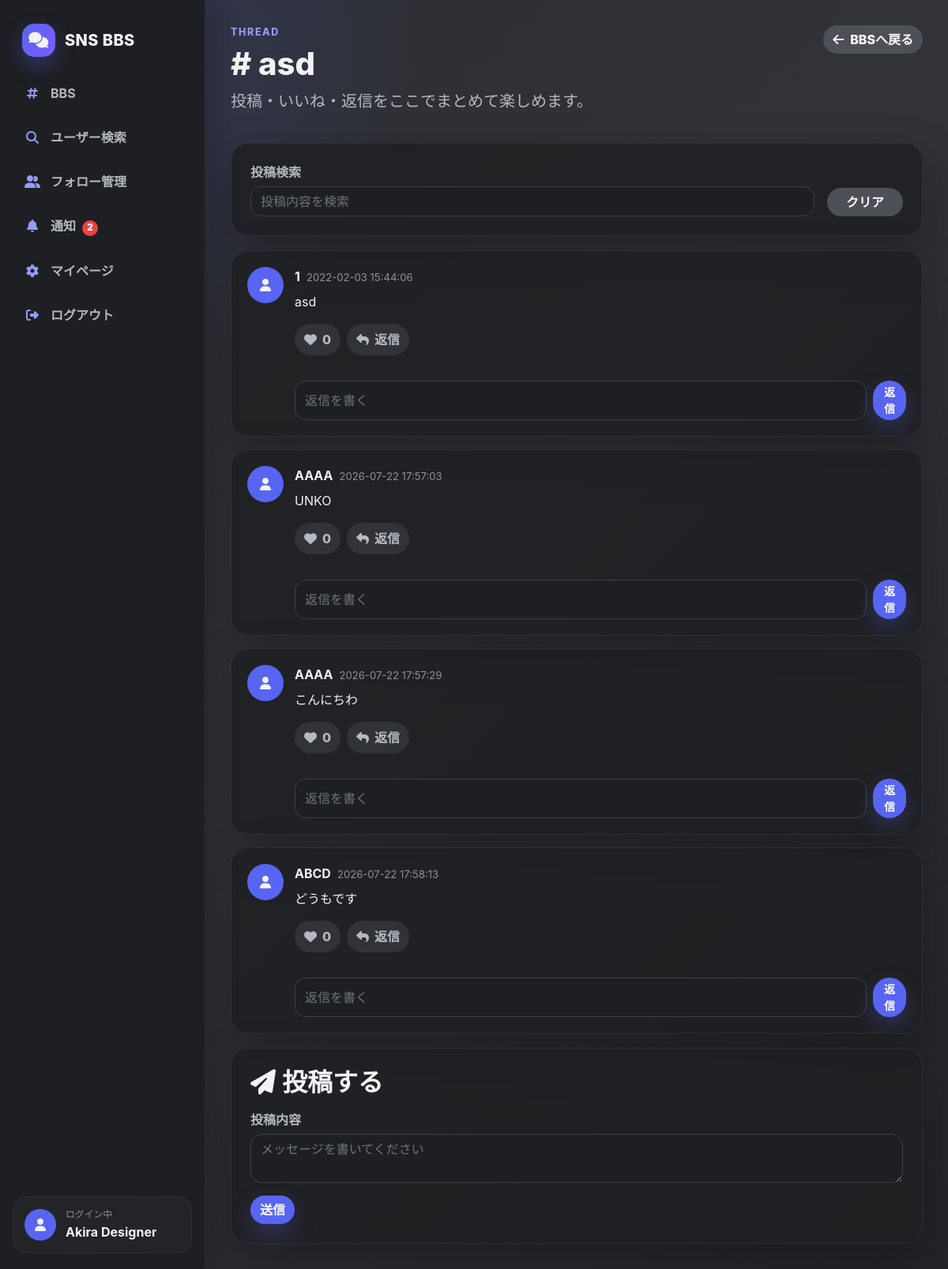
Page /thread?thread=asd (signed in) on the committed database.
### main/models.py (models this page shows, shortened)
class User(UserMixin, db.Model):
    id = db.Column(db.Integer, primary_key=True)
    username = db.Column(db.Text)
    login_user_id = db.Column(db.String(50), unique=True)
    password = db.Column(db.String(255))
    picture_path = db.Column(db.Text, nullable=True)
    bio = db.Column(db.Text, nullable=True)
    portfolio_url = db.Column(db.Text, nullable=True)
    skills = db.Column(db.Text, nullable=True)

class Entry(db.Model):
    id = db.Column(db.Integer, primary_key=True)
    date = db.Column(db.DateTime, default=datetime.now)
    name = db.Column(db.Text)
    article = db.Column(db.Text)
    thread_id = db.Column(db.Integer, db.ForeignKey('thread.id'), nullable=False)
    send_user_id = db.Column(db.Integer, db.ForeignKey('user.id'))
    likes = db.relationship('EntryLike', backref='entry', lazy=True, cascade='all, delete-orphan')
    replies = db.relationship('EntryReply', backref='entry', lazy=True, cascade='all, delete-orphan')

### main/views.py (the view)
@app.route('/thread', methods=['POST', 'GET'])
@login_required
def thread():
    thread_get = request.form.get('thread') or request.args.get('thread')
    if not thread_get:
        return redirect(url_for('bbs'))
    thread_record = Thread.query.filter_by(threadname=thread_get).first()
    if thread_record is None:
        thread_record = Thread(thread_get)
        db.session.add(thread_record)
        db.session.commit()
    articles = Entry.query.filter_by(thread_id=thread_record.id).order_by(Entry.date.asc()).all()
    return render_template(
        'thread.html',
        articles=articles,
        thread=thread_get,
        page_title='スレッド',
        entry_payload=[entry_to_dict(entry) for entry in articles],
    )

### main/views.py (called while the page is built)
@login_manager.user_loader
def load_user(user_id):
    return User.query.get(int(user_id))

def unread_notification_count():
    if not current_user.is_authenticated:
        return 0
    return Notification.query.filter_by(user_id=current_user.id, is_read=False).count()

@app.context_processor
def inject_notification_count():
    return {'unread_notification_count': unread_notification_count()}

def entry_to_dict(entry):
    likes_count = EntryLike.query.filter_by(entry_id=entry.id).count()
    liked = EntryLike.query.filter_by(entry_id=entry.id, user_id=current_user.id).first() is not None
    replies = EntryReply.query.filter_by(entry_id=entry.id).order_by(EntryReply.created_at.asc()).all()
    return {
        'id': entry.id,
        'name': entry.name,
        'article': entry.article,
        'date': entry.date.replace(microsecond=0).strftime('%Y-%m-%d %H:%M:%S'),
        'send_user_id': entry.send_user_id,
        'can_delete': entry.send_user_id == current_user.id,
        'likes_count': likes_count,
        'liked_by_current_user': liked,
        'replies': [reply_to_dict(reply) for reply in replies],
    }

### main/templates/thread.html (shortened to what this page needs)
{% extends "layout.html" %}
{% block content %}
<section class="page-hero">
    <div>
        <p class="eyebrow">Thread</p>
        <h1># {{ thread }}</h1>
        <p class="lead mt-2">投稿・いいね・返信をここでまとめて楽しめます。</p>
    </div>
    <a class="btn btn-secondary" href="{{ url_for('bbs') }}"><i class="fa-solid fa-arrow-left me-2"></i>BBSへ戻る</a>
</section>
<div class="stack" data-thread-page data-thread-name="{{ thread }}" data-current-user-id="{{ current_user.id }}">
    <section class="discord-card">
        <div class="row g-3 align-items-end">
            <div class="col-md">
                <label for="entry-search">投稿検索</label>
                <input id="entry-search" class="form-control" type="search" placeholder="投稿内容を検索">
            </div>
            <div class="col-md-auto">
                <button class="btn btn-secondary px-4" type="button" id="entry-search-clear">クリア</button>
            </div>
        </div>
    </section>
    <section class="post-list" id="entry-list">
        {% for entry in entry_payload %}
        <article class="post-card" data-entry-id="{{ entry.id }}">
            <div class="post-main">
                <div class="post-avatar"><i class="fa-solid fa-user"></i></div>
                <div class="post-body">
                    <div class="post-head">
                        <strong>{{ entry.name }}</strong>
                        <span>{{ entry.date }}</span>
                    </div>
                    <p>{{ entry.article }}</p>
                    <div class="post-actions">
                        <button class="action-button {% if entry.liked_by_current_user %}is-active{% endif %}" type="button" data-like-entry data-entry-id="{{ entry.id }}">
                            <i class="fa-solid fa-heart"></i>
                            <span data-like-count>{{ entry.likes_count }}</span>
                        </button>
                        <button class="action-button" type="button" data-reply-toggle>
                            <i class="fa-solid fa-reply"></i>
                            <span>返信</span>
                        </button>
                    </div>
                </div>
            </div>
            <div class="reply-panel">
                <form class="reply-form p-0 border-0 shadow-none bg-transparent" data-reply-form data-entry-id="{{ entry.id }}">
                    <input class="form-control" name="body" placeholder="返信を書く" required>
                    <button class="btn btn-primary btn-sm" type="submit">返信</button>
                </form>
            </div>
        </article>
        {% endfor %}
    </section>
    <form id="entry-form" action="/add" method="post">
        <h2 class="mb-3"><i class="fa-solid fa-paper-plane me-2"></i>投稿する</h2>
        <label for="article">投稿内容</label>
        <textarea id="article" class="form-control" name="article" placeholder="メッセージを書いてください" required></textarea>
        <button class="btn btn-primary mt-3" type="submit">送信</button>
    </form>
</div>
{% endblock %}

### main/templates/layout.html (shortened to what this page needs)
<!DOCTYPE html>
<html lang="ja">
<head>
    <link href="https://cdn.jsdelivr.net/npm/bootstrap@5.1.3/dist/css/bootstrap.min.css" rel="stylesheet">
    <link rel="stylesheet" href="https://cdnjs.cloudflare.com/ajax/libs/font-awesome/6.7.2/css/all.min.css">
    <link rel="stylesheet" href="{{ url_for('static', filename='css/style.css') }}">
</head>
<body>
    <div class="app-shell">
        <aside class="discord-sidebar">
            <a class="brand" href="{{ url_for('bbs') }}">
                <span class="brand-icon"><i class="fa-solid fa-comments"></i></span>
                <span>SNS BBS</span>
            </a>
            <nav class="side-nav" aria-label="メインメニュー">
                {% if current_user.is_authenticated %}
                <a href="{{ url_for('bbs') }}"><i class="fa-solid fa-hashtag"></i><span>BBS</span></a>
                <a href="{{ url_for('user_search') }}"><i class="fa-solid fa-magnifying-glass"></i><span>ユーザー検索</span></a>
                <a href="{{ url_for('follow_management') }}"><i class="fa-solid fa-user-group"></i><span>フォロー管理</span></a>
                <a href="{{ url_for('notifications') }}"><i class="fa-solid fa-bell"></i><span>通知{% if unread_notification_count %}<b class="nav-badge">{{ unread_notification_count }}</b>{% endif %}</span></a>
                <a href="{{ url_for('setting') }}"><i class="fa-solid fa-gear"></i><span>マイページ</span></a>
                <a href="{{ url_for('logout') }}"><i class="fa-solid fa-right-from-bracket"></i><span>ログアウト</span></a>
                {% else %}
                <a href="{{ url_for('login') }}"><i class="fa-solid fa-right-to-bracket"></i><span>ログイン</span></a>
                <a href="{{ url_for('signup') }}"><i class="fa-solid fa-user-plus"></i><span>新規登録</span></a>
                {% endif %}
            </nav>
            {% if current_user.is_authenticated %}
            <div class="side-profile">
                <div class="avatar-mini"><i class="fa-solid fa-user"></i></div>
                <div>
                    <small>ログイン中</small>
                    <strong>{{ current_user.username }}</strong>
                </div>
            </div>
            {% endif %}
        </aside>
        <main class="content-area">
            {% block content %}{% endblock %}
        </main>
    </div>
    <div class="toast-container position-fixed top-0 end-0 p-3" id="toast-area"></div>
</body>
</html>

### rows in the picture
User: username "Akira Designer"
Entry: name "1", date "2022-02-03 15:44:06", article "asd", likes_count "0"
Entry: name "AAAA", date "2026-07-22 17:57:03", article "UNKO", likes_count "0"
Entry: name "AAAA", date "2026-07-22 17:57:29", article "こんにちわ", likes_count "0"
Entry: name "ABCD", date "2026-07-22 17:58:13", article "どうもです", likes_count "0"

### other values in the picture
{{ unread_notification_count }} "2"
{{ thread }} "asd"
